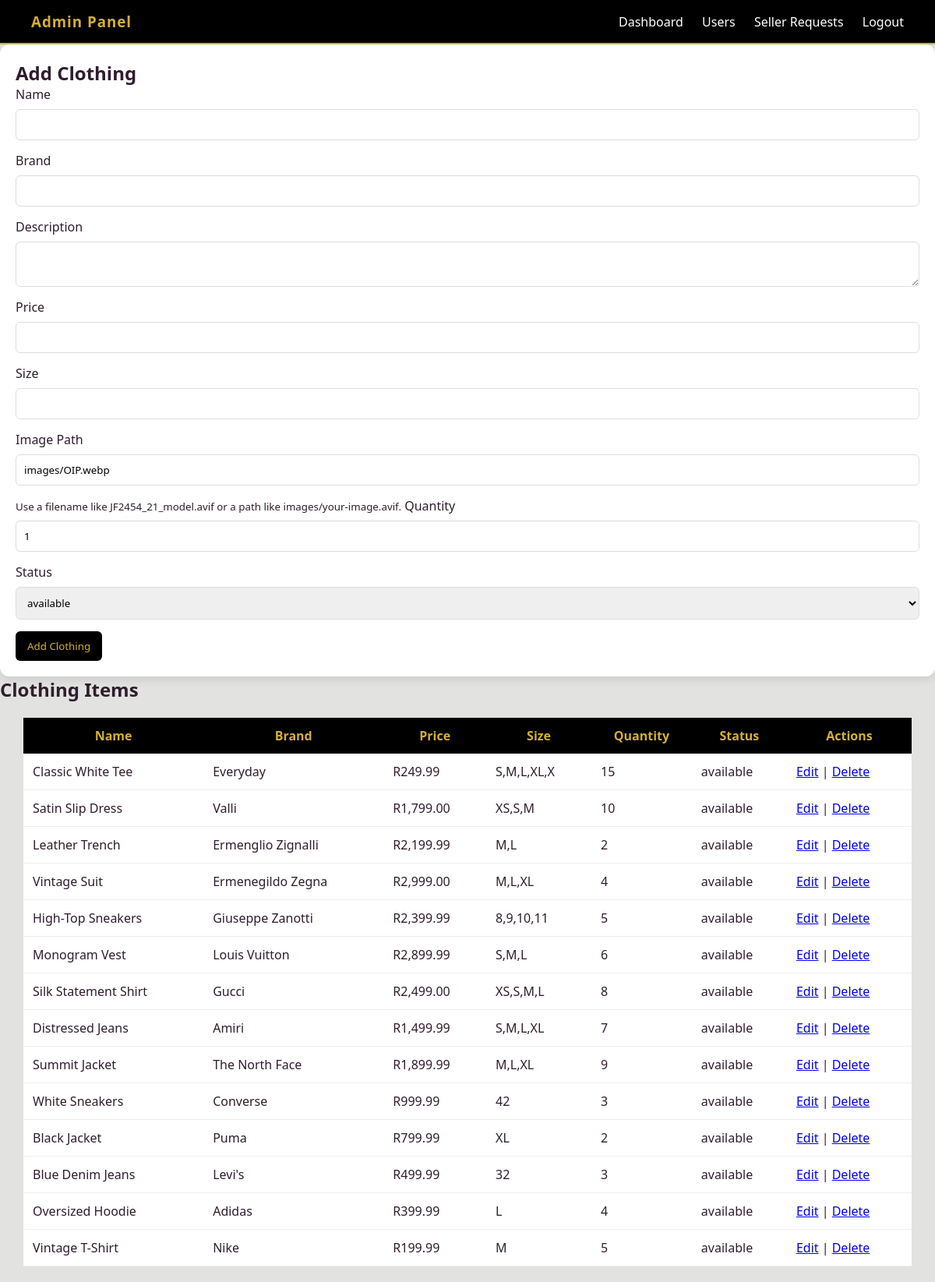
/admin/manageClothes.php (signed in), run on the app's committed database.
### tables this page shows
CREATE TABLE tblClothes (
    cloth_id INT AUTO_INCREMENT PRIMARY KEY,
    name VARCHAR(100),
    brand VARCHAR(100),
    description TEXT,
    price DECIMAL(10,2),
    size VARCHAR(10),
    image VARCHAR(255),
    quantity INT,
    status VARCHAR(20)
);

### admin/manageClothes.php (the view, shortened to what this page needs)
<?php
include("../config/DBConn.php");
$editItem = null;
$clothes = $conn->query("SELECT * FROM tblClothes ORDER BY cloth_id DESC");
?>
<link rel="stylesheet" href="../assets/styles.css">
<div class="navbar">
    <h3>Admin Panel</h3>
    <div>
        <a href="dashboard.php">Dashboard</a>
        <a href="manageUsers.php">Users</a>
        <a href="sellRequests.php">Seller Requests</a>
        <a href="../auth/logout.php">Logout</a>
    </div>
</div>
<div class="container">
<div class="card wide-card">
    <h2><?php echo $editItem ? "Edit Clothing" : "Add Clothing"; ?></h2>
    <form method="POST">
        <label>Name</label>
        <input type="text" name="name" required value="<?php echo $editItem ? htmlspecialchars($editItem['name']) : ''; ?>">
        <label>Brand</label>
        <input type="text" name="brand" required value="<?php echo $editItem ? htmlspecialchars($editItem['brand']) : ''; ?>">
        <label>Description</label>
        <textarea name="description" required><?php echo $editItem ? htmlspecialchars($editItem['description']) : ''; ?></textarea>
        <label>Price</label>
        <input type="number" name="price" step="0.01" required value="<?php echo $editItem ? $editItem['price'] : ''; ?>">
        <label>Size</label>
        <input type="text" name="size" required value="<?php echo $editItem ? htmlspecialchars($editItem['size']) : ''; ?>">
        <label>Image Path</label>
        <input type="text" name="image" required value="<?php echo $editItem ? htmlspecialchars($editItem['image']) : 'images/OIP.webp'; ?>">
        <small>Use a filename like <code>JF2454_21_model.avif</code> or a path like <code>images/your-image.avif</code>.</small>
        <label>Quantity</label>
        <input type="number" name="quantity" min="0" required value="<?php echo $editItem ? $editItem['quantity'] : '1'; ?>">
        <label>Status</label>
        <select name="status">
            <option value="available" <?php echo $editItem && $editItem['status'] == 'available' ? 'selected' : ''; ?>>available</option>
        </select>
        <button type="submit"><?php echo $editItem ? "Update Clothing" : "Add Clothing"; ?></button>
    </form>
</div>
</div>
<h2 class="section-title">Clothing Items</h2>
<table>
    <tr>
        <th>Name</th>
        <th>Brand</th>
        <th>Price</th>
        <th>Size</th>
        <th>Quantity</th>
        <th>Status</th>
        <th>Actions</th>
    </tr>
    <?php while ($row = $clothes->fetch_assoc()) { ?>
        <tr>
            <td><?php echo htmlspecialchars($row['name']); ?></td>
            <td><?php echo htmlspecialchars($row['brand']); ?></td>
            <td>R<?php echo number_format($row['price'], 2); ?></td>
            <td><?php echo htmlspecialchars($row['size']); ?></td>
            <td><?php echo $row['quantity']; ?></td>
            <td><?php echo htmlspecialchars($row['status']); ?></td>
            <td>
                <a href="manageClothes.php?edit=<?php echo $row['cloth_id']; ?>">Edit</a>
                |
                <a href="manageClothes.php?delete=<?php echo $row['cloth_id']; ?>">Delete</a>
            </td>
        </tr>
    <?php } ?>
</table>

### assets/styles.css (style rules this page uses)
* { margin: 0; padding: 0; box-sizing: border-box; font-family: 'Segoe UI', sans-serif; }
.navbar { background: #000; color: #fff; padding: 15px 40px; display: flex; justify-content: space-between; align-items: center; border-bottom: 2px solid #d4af37; }
.navbar h3 { color: #d4af37; letter-spacing: 1px; }
.navbar a { color: white; text-decoration: none; margin-left: 20px; transition: 0.3s; }
.card { background: white; padding: 20px; border-radius: 12px; box-shadow: 0 4px 12px rgba(0, 0, 0, 0.1); transition: 0.3s; }
table { width: 95%; margin: 20px auto; border-collapse: collapse; background: white; }
table th { background: #000; color: #d4af37; padding: 12px; }
table td { padding: 12px; border-bottom: 1px solid #eee; }
input, textarea, select { width: 100%; padding: 10px; margin: 8px 0 15px; border: 1px solid #ddd; border-radius: 6px; }
button { background: #000; color: #d4af37; padding: 10px 15px; border: none; border-radius: 6px; cursor: pointer; }

### data on the page
tblclothes: name "Classic White Tee", brand "Everyday", price "249.99", size "S,M,L,XL,X", quantity "15", status "available"
tblclothes: name "Satin Slip Dress", brand "Valli", price "1,799.00", size "XS,S,M", quantity "10", status "available"
tblclothes: name "Leather Trench", brand "Ermenglio Zignalli", price "2,199.99", size "M,L", quantity "2", status "available"
tblclothes: name "Vintage Suit", brand "Ermenegildo Zegna", price "2,999.00", size "M,L,XL", quantity "4", status "available"
tblclothes: name "High-Top Sneakers", brand "Giuseppe Zanotti", price "2,399.99", size "8,9,10,11", quantity "5", status "available"
tblclothes: name "Monogram Vest", brand "Louis Vuitton", price "2,899.99", size "S,M,L", quantity "6", status "available"
tblclothes: name "Silk Statement Shirt", brand "Gucci", price "2,499.00", size "XS,S,M,L", quantity "8", status "available"
tblclothes: name "Distressed Jeans", brand "Amiri", price "1,499.99", size "S,M,L,XL", quantity "7", status "available"
tblclothes: name "Summit Jacket", brand "The North Face", price "1,899.99", size "M,L,XL", quantity "9", status "available"
tblclothes: name "White Sneakers", brand "Converse", price "999.99", size "42", quantity "3", status "available"
tblclothes: name "Black Jacket", brand "Puma", price "799.99", size "XL", quantity "2", status "available"
tblclothes: name "Blue Denim Jeans", brand "Levi's", price "499.99", size "32", quantity "3", status "available"
tblclothes: name "Oversized Hoodie", brand "Adidas", price "399.99", size "L", quantity "4", status "available"
tblclothes: name "Vintage T-Shirt", brand "Nike", price "199.99", size "M", quantity "5", status "available"
